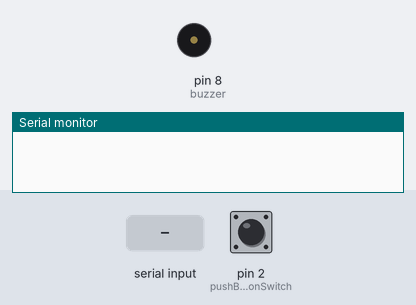
Simulated run of this sketch. Board: Arduino Uno, built with avr-gcc and run on an emulated ATmega328P. Parts: buzzer (waves = sounding), the last lines printed to the serial monitor. The inputs (shaded band) are chosen by the test bench; at power-on: pin 2 (pushButtonSwitch) HIGH.

Above: at 1.2 s.
1.3 s: "p" received over Serial
At 2.1 s:
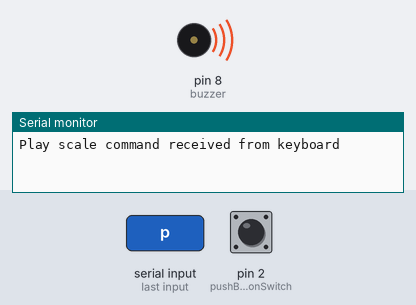
Timing chart, 0 to 8.8 s (numbered marks = the images above; inputs shaded):
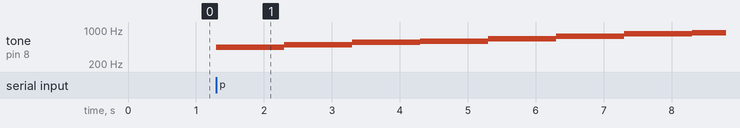

Measured:
- after the input at 1.3 s, tone on pin 8 (buzzer): plays 440 Hz for 1.0 s, 494 Hz for 1.0 s, 554 Hz for 1.0 s, 587 Hz for 1.0 s, 659 Hz for 1.0 s, 740 Hz for 1.0 s … (8 notes in this stretch), starting at once

The sketch:

Ch_9_2_read_keyboard_play_scale.ino
```cpp
/*
     read_keyboard_play_scale

     copy and paste this program into the Arduino IDE
     name this program read_keyboard_play_scale

     reads characters from the keyboard, prints on Serial Monitor, plays scale if "P" or "p" received
     introduces the use of the Serial Monitor
 */

//  ------------------------------------------------------------------------------------
// space for declaring global variables

//  ------------------------------------------------------------------------------------
void setup() {
  	Serial.begin(9600);
}

// ---------------------------------------------------------------------------
void loop() {
  if(switchPushed() == true)	playScale();
  char  inputChar;
  	if(Serial.available() > 0) {
     	    inputChar = Serial.read();
     	    if(inputChar == 'p' || inputChar =='P') {
        	Serial.println("Play scale command received from keyboard");
        	playScale();
     	    }
	}
}

// ---------------------------------------------------------------------------
void playScale() {
  static const int Do = 440;
  static const int Re = 494;
  static const int Mi = 554;
  static const int Fa = 587;
  static const int Sol = 659;
  static const int La = 740;
  static const int Ti = 831;
  static const int Do2 = 880;

  static const int buzzer = 8;					        // the buzzer is on D8
  static const int toneArray[] = {Do, Re, Mi, Fa, Sol, La, Ti, Do2};	// moved this into playScale function

  for(int i = 0 ; i < 8 ; i++) {
	tone(buzzer, toneArray[i]);	// send the frequency toneArray[i] to the pin “buzzer”
       	delay(1000);			// play tone for one second
  }
 	noTone();			//turn off buzzer at the end of playing scale
}

// ---------------------------------------------------------------------------
boolean switchPushed() {
  const int pushButtonSwitch = 2;	          // switch is on pin D2, declare as constant, hide from other functions
  pinMode(pushButtonSwitch, INPUT_PULLUP);	  // D2 INPUT mode and attach a PULLUP resistor
  if(digitalRead(pushButtonSwitch) == HIGH) return false;	// if 5v (HIGH) switch is NOT pushed
  else return true;						// if 0v (LOW) switch IS pushed
}
```
